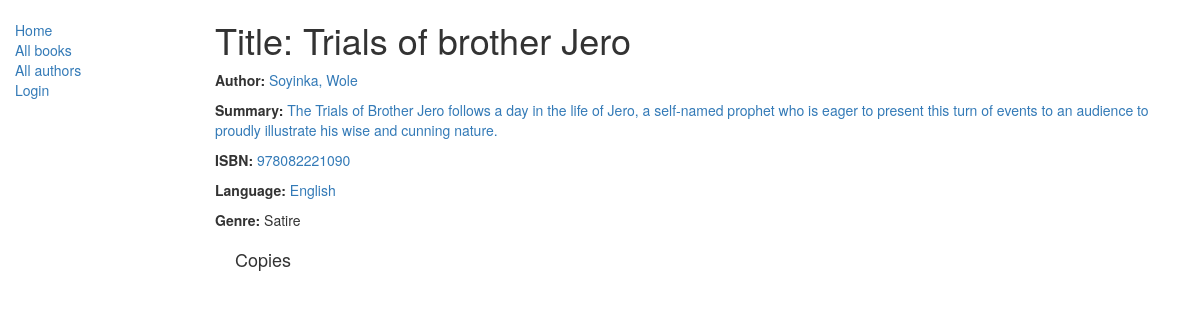
/catalog/books/1, run on an earlier commit of the app's database.
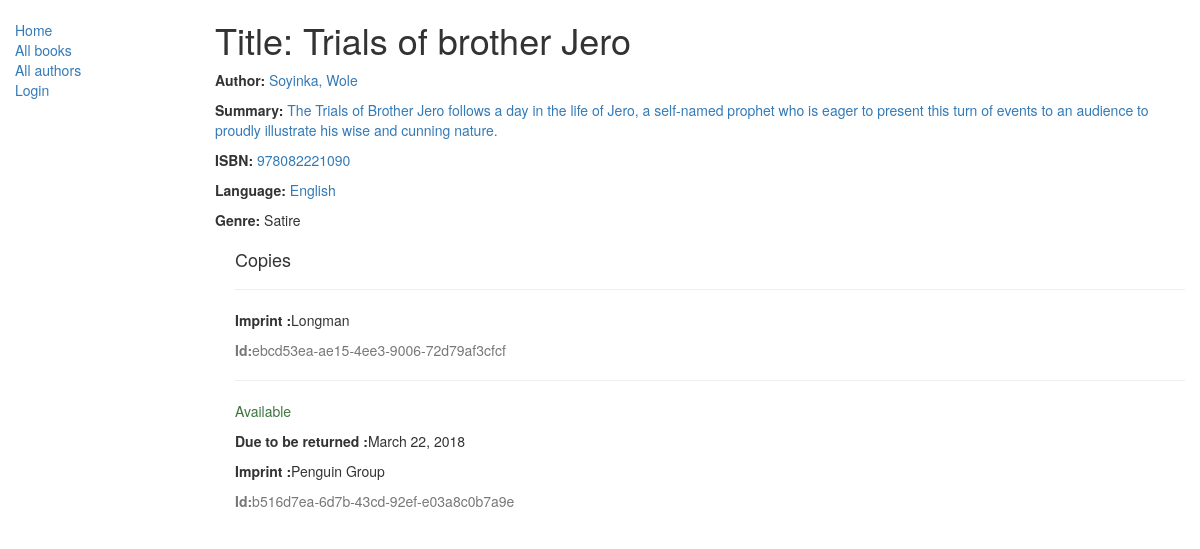
And on a later commit of the database.
### catalog/models.py (models this page shows, shortened)
class Book(models.Model):
    title = models.CharField(max_length=200)
    author = models.ForeignKey('Author', on_delete=models.SET_NULL, null=True)
    summary = models.TextField(max_length=1000, help_text='Enter a brief description of the book')
    isbn = models.CharField('ISBN',max_length=13, help_text='13 Character <a href="https://www.isbn-international.org/content/what-isbn">ISBN number</a>')
    genre = models.ManyToManyField(Genre, help_text='Select a genre for this book')
    language = models.ForeignKey('Language', on_delete=models.SET_NULL, null=True)
    def display_genre(self):
        """
        Creates a string for the Genre. This is required to display genre in Admin.
        """
        return ', '.join([ genre.name for genre in self.genre.all()[:3] ])
    display_genre.short_description = 'Genre'

class Author(models.Model):
    first_name = models.CharField(max_length=100)
    last_name = models.CharField(max_length=100)
    date_of_birth = models.DateField(null=True, blank=True)
    date_of_death = models.DateField('Died', null=True, blank=True)
    class Meta:
        ordering = ["last_name","first_name"]
    def __str__(self):
        return '{0}, {1}'.format(self.last_name,self.first_name)

class Language(models.Model):
    name = models.CharField(max_length=200, help_text="Enter a the book's natural language (e.g. English, French, Japanese etc.)")
    def __str__(self):
        return self.name

class Genre(models.Model):
    name = models.CharField(max_length=200, help_text="Enter a book genre (e.g. Science Fiction, French Poetry etc.)")
    def __str__(self):
        return self.name

class BookInstance(models.Model):
    id = models.UUIDField(primary_key=True, default=uuid.uuid4, help_text="Unique ID for this particular book across whole library")
    book = models.ForeignKey('Book', on_delete=models.SET_NULL, null=True)
    imprint = models.CharField(max_length=200)
    due_back = models.DateField(null=True, blank=True)
    LOAN_STATUS = (
        ('m', 'Maintenance'),
        ('o', 'On loan'),
        ('a', 'Available'),
        ('r', 'Reserved'),
    )
    status = models.CharField(max_length=1, choices=LOAN_STATUS, blank=True, default='m', help_text='Book availability')
    class Meta:
        ordering = ["due_back"]

### catalog/views.py (the view)
# urls.py: path('books/<int:pk>', views.book_detail_view, name = 'book-detail'),
def book_detail_view(request , pk):
    book_id = Book.objects.get(pk = pk)
    return render(
        request,
        'catalog/book_detail.html',
        context ={'book': book_id}
    )

### catalog/templates/catalog/book_detail.html
{% extends "catalog/base_generic.html" %}
{% block content %}
    <h1>Title: {{book.title}}</h1>
    <p><strong>Author: </strong><a href = ""> {{book.author}}</a></p>
    <p><strong>Summary: </strong><a href = ""> {{book.summary}}</a></p>
    <p><strong>ISBN: </strong><a href = ""> {{book.isbn}}</a></p>
    <p><strong>Language: </strong><a href = "{% url 'author-detail' book.author.pk %}"> {{book.language}}</a></p>
    <p><strong>Genre: </strong>{% for genre in book.genre.all %} {{genre}}{% if not forloop.last %}, {%endif %} {% endfor %}</p>
    <div  style ="margin-left: 20px; margin-top:20px;" >
        <h4>Copies</h4>
        {% for copy in book.bookinstance_set.all %}
            <hr>
            <p class = "{% if copy.status == 'a' %}text-success{% elif copy.status == 'm' %}text-danger{% else %}text-warning{% endif %}">{{ copy.get_status_display }}</p>
            {% if copy.status == 'a' %}
                <p><strong>Due to be returned :</strong>{{copy.due_back}}</p>
            {% endif %}
            <p><strong>Imprint :</strong>{{copy.imprint}}</p>
            <p class = "text-muted"><strong>Id:</strong>{{copy.id}}</p>
        {% endfor %}
    </div>
{% endblock %}

### catalog/templates/catalog/base_generic.html (shortened to what this page needs)
<!DOCTYPE html>
<html lang="en">
<head>
  <link rel="stylesheet" href="https://maxcdn.bootstrapcdn.com/bootstrap/3.3.7/css/bootstrap.min.css">
  {% load static %}
  <link rel="stylesheet" href="{% static 'catalog/css/styles.css' %}">
</head>
<body>
  <div class="container-fluid">
    <div class="row">
        <div class="col-sm-2">
        {% block sidebar %}
        <ul class="sidebar-nav">
            <li><a href="{% url 'index' %}">Home</a></li>
            <li><a href="{% url 'books' %}">All books</a></li>
            <li><a href="{% url 'authors' %}">All authors</a></li>
        {% if user.is_authenticated %}
            <li>User: {{ user.get_username }}</li>
            <li><a href="{% url 'logout'%}?next={{request.path}}">Logout</a></li>
        {% else %}
            <li><a href="{% url 'login'%}?next={{request.path}}">Login</a></li>
        {% endif %}
        </ul>
        {% endblock %}
      </div>
      <div class="col-sm-10 ">
        {% block content %} {% endblock %}
      </div>
    </div>
  </div>
</body>
</html>

### catalog/static/catalog/css/styles.css (style rules this page uses)
.sidebar-nav { margin-top : 20px; padding: 0; list-style : none; }

What changed in the data, as far as the page shows it:
added BookInstance: imprint "Longman", id "ebcd53ea-ae15-4ee3-9006-72d79af3cfcf"
added BookInstance: status "Available", due_back "March 22, 2018", imprint "Penguin Group", id "b516d7ea-6d7b-43cd-92ef-e03a8c0b7a9e"
